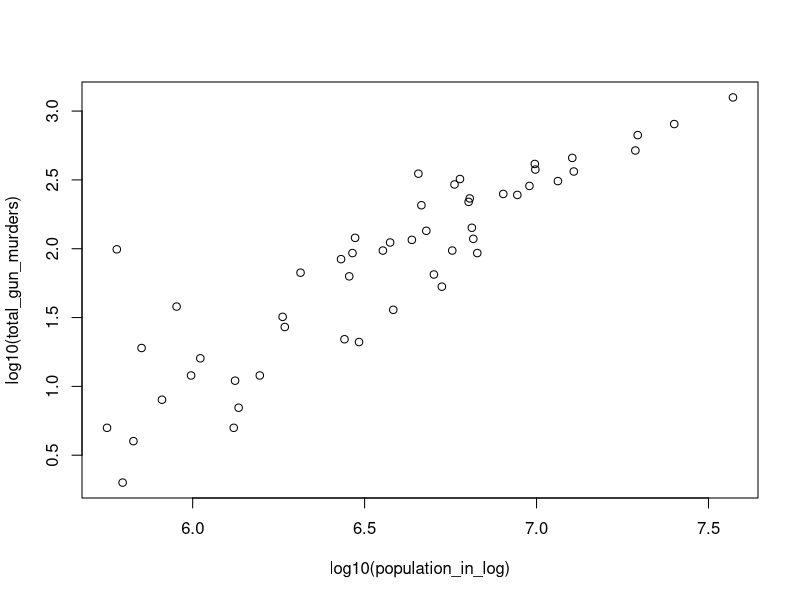
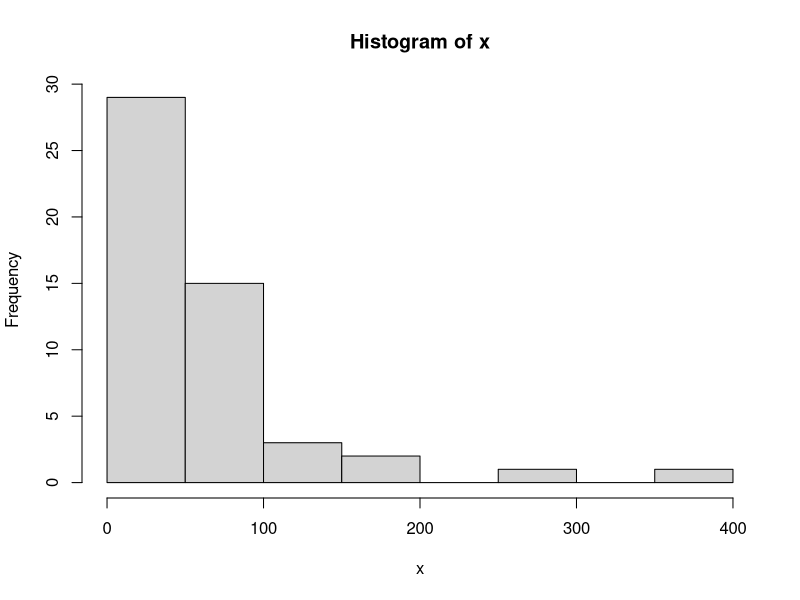
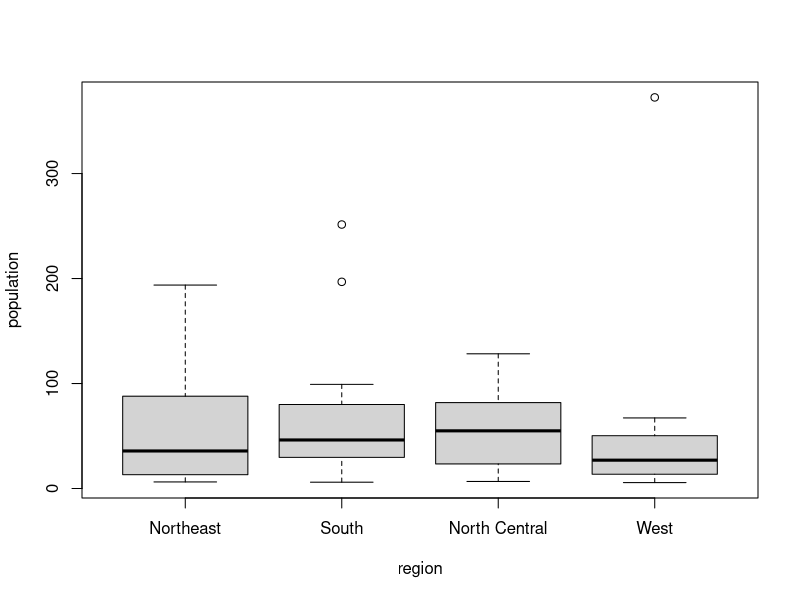

Write the R code that produced these figures, in order.
## ---- chunk 1
library(dslabs)
data(murders)
## ---- chunk 2
pop = murders$population
sort(pop)[1]
## ---- chunk 3
index = order(pop)
index[1]
## ---- chunk 4
which.min(pop)
## ---- chunk 5
index = which.min(pop)
murders$state[index]
## ---- chunk 6
ranks = rank(pop)
city = murders$state
my_df = data.frame(name = city, rank = ranks)
my_df
## ---- chunk 7
ranks = rank(pop)
city = murders$state
my_df = data.frame(name = city, rank = ranks)
ind = order(my_df$rank)
my_df = data.frame(nama = my_df$name[ind], rank = my_df$rank[ind])
my_df
## ---- chunk 8
population_in_log <- murders$population
total_gun_murders <- murders$total
plot(log10(population_in_log), log10(total_gun_murders))
## ---- chunk 9
x <- with(murders, population/100000)
hist(x)
murders$state[which.max(x)]
## ---- chunk 10
murders$population <- with(murders, population/100000)
boxplot(population~region, data = murders) 
